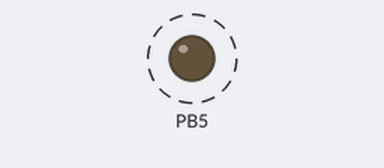
Bench run of a program on a simulated ATmega328P, built with avr-gcc and emulated at 16 MHz. Shown: output pins drawn as LEDs (lit = HIGH). Dashed ring = blinking.

Above: at 0.5 s.
Timing chart, 0 to 4.6 s (numbered marks = the images above):
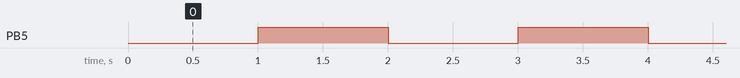

The program:

main.c
```c
/*
 * TimerBlinky.c
 *
 * Created: 31/03/2024 7:27:53 PM
 * Author : Greg Schreiber
 */

// 328P Include
#include <avr/io.h>
// Set for the on board 16 MHz Crystal Oscillator
#define F_CPU 16000000UL

// Interrupt Include File
#include <avr/interrupt.h>

// Global for LED state, 0=off/1=on
volatile int LED_State;

/*
 * This function is the main run function
 *
 * Return: It always returns an int output
 * Arguments: Void (nil)
 */
int main(void) {

	// On board LED is connected to Pin B5
	DDRB = (1<<5);
	// Set initial LED state to off
	LED_State = 0;

	/*
	 * Set Up Timer/Counter 1 to produce the interrupt
	 */
	// Set compare value
	OCR1A = 62500;
	/* Set Timer Compare Mode (CTC Mode)
	 *
	 * TCCR1A No bits required
	 * TCCR1B WGM12 for CTC mode, CS12 for Clk/256 (Prescaler)
	 */
	TCCR1A = 0;
	TCCR1B = (1<<WGM12)|(1<<CS12);

	// Enable Compare Interrupt (On output compare match)
	TIMSK1 = (1<<OCIE1A);

	// Ensure interrupt flag is cleared
	TIFR1 = (1<<OCF1A);

	// Turn on global interrupts
	sei();

    // Application Code
    while (1) {

    }
}

/*
 * Interrupt for Timer 1 Compare
 *
 * This Interrupt Service Routine toggles the state of the LED pin
 */
ISR(TIMER1_COMPA_vect) {

	// Use a switch statement for the LED state (This keeps the ISR as short as possible).
	switch (LED_State) {
		// If LED off turn on
		case 0:
			PORTB = (1<<5);
			LED_State = 1;
			break;
		// If LED on turn off
		case 1:
			PORTB = (0<<5);
			LED_State = 0;
			break;
	}
}
```

Measured:
- by itself, PB5: alternates HIGH for 1.0 s and LOW for 1.0 s
